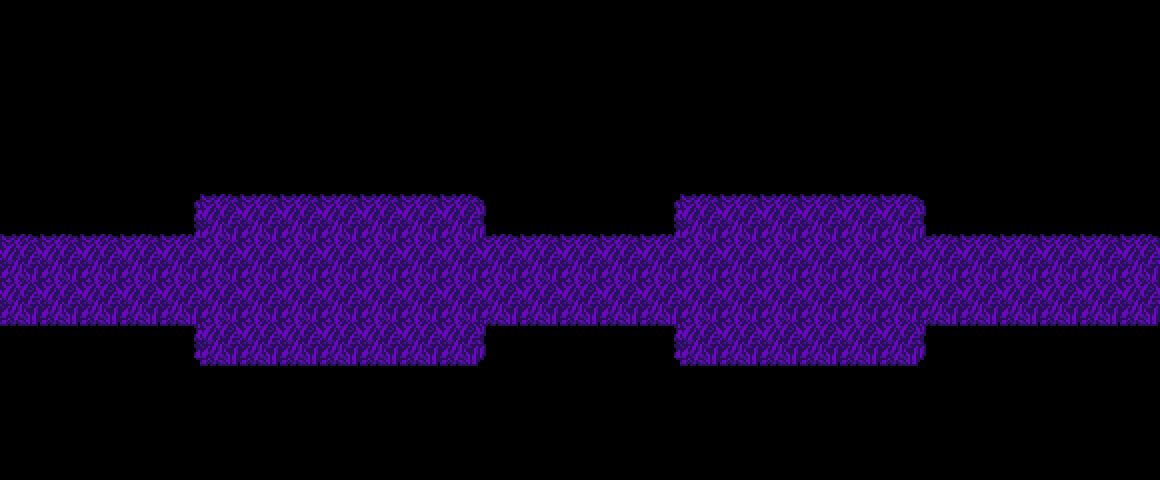

Below is a game level as drawn by its tile map, then a one-line description and the .tmx file that defines it, in full:
An orthogonal 29x12 tile map with 40x40 px tiles, 3 tile layers (tiles, tiles1, decal), 2 tilesets and 21 objects (2x transition, entryright, entryleft, warpdoor).

<map version="1.10" tiledversion="1.10.0" orientation="orthogonal" renderorder="right-down" width="29" height="12" tilewidth="40" tileheight="40" infinite="0" nextlayerid="11" nextobjectid="110">
 <editorsettings>
  <export target="data.lua" format="lua" />
 </editorsettings>
 <properties>
  <property name="border" value="castle" />
  <property name="music" value="deltarune/field_of_hopes" />
  <property name="name" value="Field" />
 </properties>
 <tileset firstgid="1" source="../../../../../tilesets/bg_darkfield_tiles.tsx" />
 <tileset firstgid="67" source="../../../../../tilesets/bg_treetiles_new.tsx" />
 <layer id="1" name="tiles" width="29" height="12">
  <data encoding="csv">
0,0,0,0,0,0,0,0,0,0,0,0,0,0,0,0,0,0,0,0,0,0,0,0,0,0,0,0,0,
0,0,0,0,0,0,0,0,0,0,0,0,0,0,0,0,0,0,0,0,0,0,0,0,0,0,0,0,0,
0,0,0,0,0,0,0,0,0,0,0,0,0,0,0,0,0,0,0,0,0,0,0,0,0,0,0,0,0,
0,0,0,0,0,0,0,0,0,0,0,0,0,0,0,0,0,0,0,0,0,0,0,0,0,0,0,0,0,
0,0,0,0,0,20,20,20,20,20,20,20,0,0,0,0,0,20,20,20,20,20,20,0,0,0,0,0,0,
20,20,20,20,21,52,52,52,52,52,52,52,19,20,20,20,21,52,52,52,52,52,52,19,20,20,20,20,20,
52,52,52,52,52,52,52,52,52,52,52,52,52,52,52,52,52,52,52,52,52,52,52,52,52,52,52,52,52,
52,52,52,52,52,52,52,52,52,52,52,52,52,52,52,52,52,52,52,52,52,52,52,52,52,52,52,52,52,
8,8,8,8,9,52,52,52,52,52,52,52,7,8,8,8,9,52,52,52,52,52,52,7,8,8,8,8,8,
0,0,0,0,0,8,8,8,8,8,8,8,0,0,0,0,0,8,8,8,8,8,8,0,0,0,0,0,0,
0,0,0,0,0,0,0,0,0,0,0,0,0,0,0,0,0,0,0,0,0,0,0,0,0,0,0,0,0,
0,0,0,0,0,0,0,0,0,0,0,0,0,0,0,0,0,0,0,0,0,0,0,0,0,0,0,0,0
</data>
 </layer>
 <layer id="6" name="tiles1" width="29" height="12">
  <data encoding="csv">
0,0,0,0,0,0,0,0,0,0,0,0,0,0,0,0,0,0,0,0,0,0,0,0,0,0,0,0,0,
0,0,0,0,0,0,0,0,0,0,0,0,0,0,0,0,0,0,0,0,0,0,0,0,0,0,0,0,0,
0,0,0,0,0,0,0,0,0,0,0,0,0,0,0,0,0,0,0,0,0,0,0,0,0,0,0,0,0,
0,0,0,0,0,0,0,0,0,0,0,0,0,0,0,0,0,0,0,0,0,0,0,0,0,0,0,0,0,
0,0,0,0,0,0,0,0,0,0,0,0,0,0,0,0,0,0,0,0,0,0,0,0,0,0,0,0,0,
0,0,0,0,0,0,0,0,0,0,0,0,0,0,0,0,0,0,0,0,0,0,0,0,0,0,0,0,0,
0,0,0,0,0,0,0,0,0,0,0,0,0,0,0,0,0,0,0,0,0,0,0,0,0,0,0,0,0,
0,0,0,0,0,0,0,0,0,0,0,0,0,0,0,0,0,0,0,0,0,0,0,0,0,0,0,0,0,
0,0,0,0,0,0,0,0,0,0,0,0,0,0,0,0,0,0,0,0,0,0,0,0,0,0,0,0,0,
0,0,0,0,0,0,0,0,0,0,0,0,0,0,0,0,0,0,0,0,0,0,0,0,0,0,0,0,0,
0,0,0,0,0,0,0,0,0,0,0,0,0,0,0,0,0,0,0,0,0,0,0,0,0,0,0,0,0,
0,0,0,0,0,0,0,0,0,0,0,0,0,0,0,0,0,0,0,0,0,0,0,0,0,0,0,0,0
</data>
 </layer>
 <layer id="2" name="decal" width="29" height="12">
  <data encoding="csv">
0,0,0,0,0,0,0,0,0,0,0,0,0,0,0,0,0,0,0,0,0,0,0,0,0,0,0,0,0,
0,0,0,0,0,0,0,0,0,0,0,0,0,0,0,0,0,0,0,0,0,0,0,0,0,0,0,0,0,
0,0,0,0,0,0,0,0,0,0,0,0,0,0,0,0,0,0,0,0,0,0,0,0,0,0,0,0,0,
0,0,0,0,0,0,0,0,0,0,0,0,0,0,0,0,0,0,0,0,0,0,0,0,0,0,0,0,0,
0,0,0,0,0,0,0,0,0,0,0,0,0,0,0,0,0,0,0,0,0,0,0,0,0,0,0,0,0,
0,0,0,0,0,0,0,0,0,0,0,0,0,0,0,0,0,0,0,0,0,0,0,0,0,0,0,0,0,
0,0,0,0,0,0,0,0,0,0,0,0,0,0,0,0,0,0,0,0,0,0,0,0,0,0,0,0,0,
0,0,0,0,0,0,0,0,0,0,0,0,0,0,0,0,0,0,0,0,0,0,0,0,0,0,0,0,0,
0,0,0,0,0,0,0,0,0,0,0,0,0,0,0,0,0,0,0,0,0,0,0,0,0,0,0,0,0,
0,0,0,0,0,0,0,0,0,0,0,0,0,0,0,0,0,0,0,0,0,0,0,0,0,0,0,0,0,
0,0,0,0,0,0,0,0,0,0,0,0,0,0,0,0,0,0,0,0,0,0,0,0,0,0,0,0,0,
0,0,0,0,0,0,0,0,0,0,0,0,0,0,0,0,0,0,0,0,0,0,0,0,0,0,0,0,0
</data>
 </layer>
 <objectgroup color="#0000ff" id="3" name="collision" opacity="0.5">
  <object id="95" x="0" y="200" width="200" height="40" />
  <object id="96" x="480" y="200" width="200" height="40" />
  <object id="97" x="920" y="200" width="240" height="40" />
  <object id="98" x="920" y="320" width="240" height="40" />
  <object id="99" x="480" y="320" width="200" height="40" />
  <object id="100" x="0" y="320" width="200" height="40" />
  <object id="101" x="200" y="160" width="280" height="40" />
  <object id="102" x="680" y="160" width="240" height="40" />
  <object id="103" x="680" y="360" width="240" height="40" />
  <object id="104" x="200" y="360" width="280" height="40" />
 </objectgroup>
 <objectgroup color="#7f00ff" id="4" name="markers">
  <object id="106" name="entryright" x="40" y="280">
   <point />
  </object>
  <object id="107" name="entryleft" x="1120" y="280">
   <point />
  </object>
 </objectgroup>
 <objectgroup color="#ff00ff" id="5" name="objects">
  <object id="88" gid="68" x="0" y="230" width="210" height="182" />
  <object id="89" gid="67" x="0" y="520" width="210" height="182" />
  <object id="90" gid="67" x="470" y="230" width="210" height="182" />
  <object id="91" gid="68" x="480" y="520" width="210" height="182" />
  <object id="92" gid="68" x="900" y="230" width="210" height="182" />
  <object id="93" gid="67" x="920" y="520" width="210" height="182" />
  <object id="94" name="warpdoor" x="340" y="200">
   <properties>
    <property name="flag1" value="roaring_unlocked_forest" />
    <property name="flag2" value="roaring_unlocked_bakesale" />
    <property name="flag3" value="roaring_unlocked_castle" />
    <property name="map1" value="" />
    <property name="map2" value="" />
    <property name="map3" value="" />
    <property name="marker1" value="" />
    <property name="marker2" value="" />
    <property name="marker3" value="" />
    <property name="name1" value="Forest" />
    <property name="name2">Bake
Sale</property>
    <property name="name3" value="Castle" />
   </properties>
   <point />
  </object>
  <object id="108" name="transition" x="-20" y="240" width="40" height="80">
   <properties>
    <property name="map" value="cloudwebs/_Chapter1/Fields/fields_11" />
    <property name="marker" value="entryleft" />
   </properties>
  </object>
  <object id="109" name="transition" x="1140" y="240" width="40" height="80">
   <properties>
    <property name="map" value="cloudwebs/_Chapter1/Fields/fields_14" />
    <property name="marker" value="entryright" />
   </properties>
  </object>
 </objectgroup>
 <objectgroup id="9" name="objects_trees" />
 <objectgroup id="10" name="objects_treesobj" />
</map>
